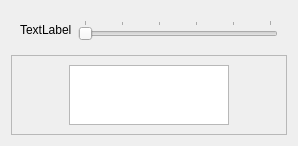
      <widget class="QWidget" name="tab_6">
       <attribute name="title">
        <string>Inne</string>
       </attribute>
       <layout class="QVBoxLayout" name="verticalLayout_6">
        <item>
         <widget class="QFrame" name="formFrame_5">
          <layout class="QFormLayout" name="formLayout_7">
           <item row="0" column="0">
            <widget class="QLabel" name="label_9">
             <property name="text">
              <string>TextLabel</string>
             </property>
            </widget>
           </item>
           <item row="0" column="1">
            <widget class="QSlider" name="PancerzSlid_5">
             <property name="sizePolicy">
              <sizepolicy hsizetype="MinimumExpanding" vsizetype="Fixed">
               <horstretch>0</horstretch>
               <verstretch>0</verstretch>
              </sizepolicy>
             </property>
             <property name="minimumSize">
              <size>
               <width>200</width>
               <height>0</height>
              </size>
             </property>
             <property name="palette">
              <palette>
               <active>
                <colorrole role="Highlight">
                 <brush brushstyle="SolidPattern">
                  <color alpha="255">
                   <red>0</red>
                   <green>255</green>
                   <blue>0</blue>
                  </color>
                 </brush>
                </colorrole>
                <colorrole role="Link">
                 <brush brushstyle="SolidPattern">
                  <color alpha="255">
                   <red>20</red>
                   <green>255</green>
                   <blue>208</blue>
                  </color>
                 </brush>
                </colorrole>
               </active>
               <inactive>
                <colorrole role="Highlight">
                 <brush brushstyle="SolidPattern">
                  <color alpha="255">
                   <red>0</red>
                   <green>255</green>
                   <blue>0</blue>
                  </color>
                 </brush>
                </colorrole>
                <colorrole role="Link">
                 <brush brushstyle="SolidPattern">
                  <color alpha="255">
                   <red>20</red>
                   <green>255</green>
                   <blue>208</blue>
                  </color>
                 </brush>
                </colorrole>
               </inactive>
               <disabled>
                <colorrole role="Highlight">
                 <brush brushstyle="SolidPattern">
                  <color alpha="255">
                   <red>51</red>
                   <green>153</green>
                   <blue>255</blue>
                  </color>
                 </brush>
                </colorrole>
                <colorrole role="Link">
                 <brush brushstyle="SolidPattern">
                  <color alpha="255">
                   <red>20</red>
                   <green>255</green>
                   <blue>208</blue>
                  </color>
                 </brush>
                </colorrole>
               </disabled>
              </palette>
             </property>
             <property name="minimum">
              <number>0</number>
             </property>
             <property name="maximum">
              <number>100</number>
             </property>
             <property name="value">
              <number>0</number>
             </property>
             <property name="orientation">
              <enum>Qt::Horizontal</enum>
             </property>
             <property name="invertedControls">
              <bool>false</bool>
             </property>
             <property name="tickPosition">
              <enum>QSlider::TicksAbove</enum>
             </property>
             <property name="tickInterval">
              <number>20</number>
             </property>
            </widget>
           </item>
          </layout>
         </widget>
        </item>
        <item>
         <widget class="QFrame" name="frame_6">
          <property name="frameShape">
           <enum>QFrame::StyledPanel</enum>
          </property>
          <property name="frameShadow">
           <enum>QFrame::Raised</enum>
          </property>
          <layout class="QGridLayout" name="gridLayout_6">
           <item row="0" column="0">
            <widget class="QListWidget" name="lista_pancerz_5">
             <property name="sizePolicy">
              <sizepolicy hsizetype="Maximum" vsizetype="Maximum">
               <horstretch>0</horstretch>
               <verstretch>0</verstretch>
              </sizepolicy>
             </property>
             <property name="maximumSize">
              <size>
               <width>160</width>
               <height>60</height>
              </size>
             </property>
            </widget>
           </item>
          </layout>
         </widget>
        </item>
       </layout>
      </widget>
